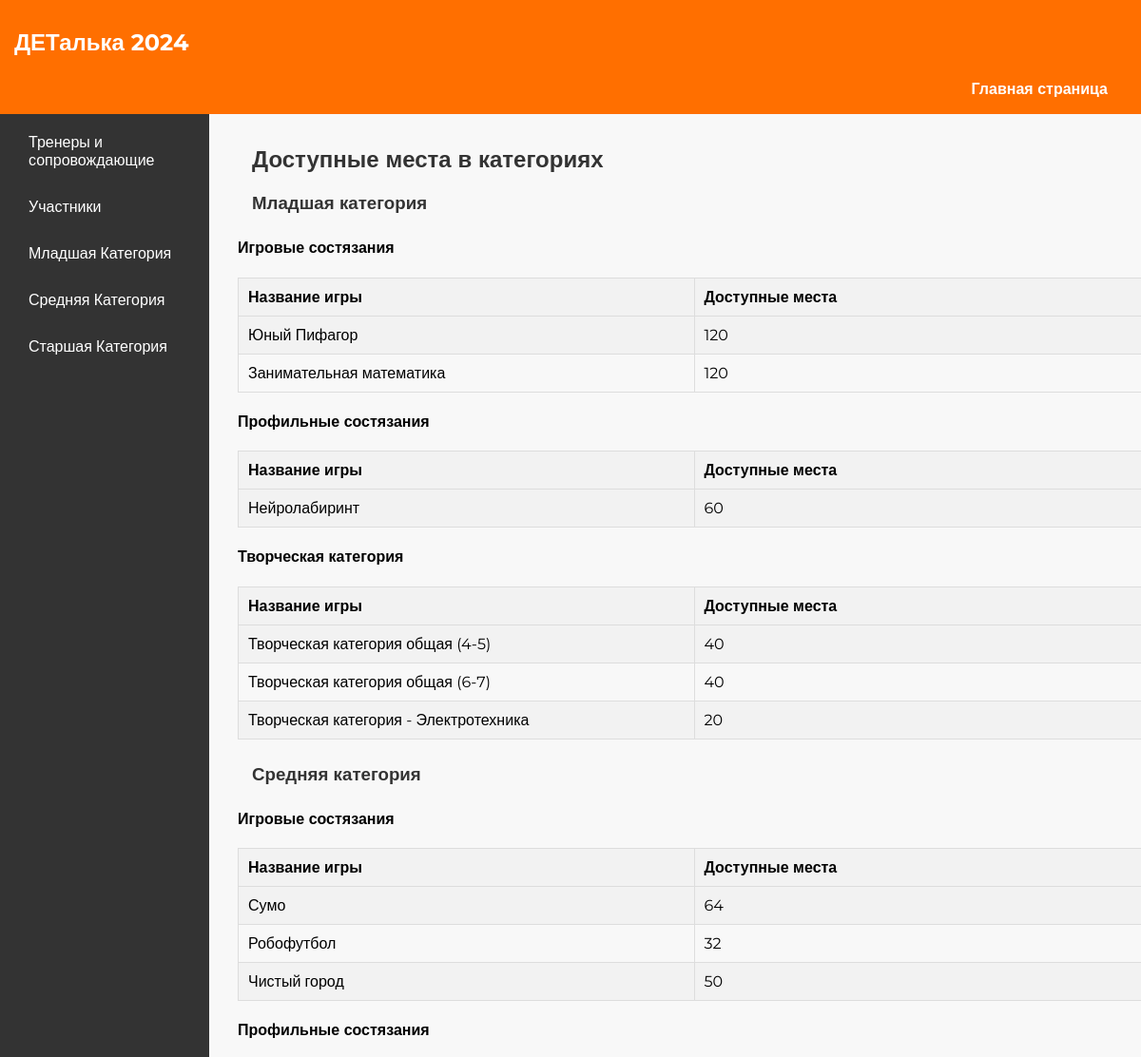
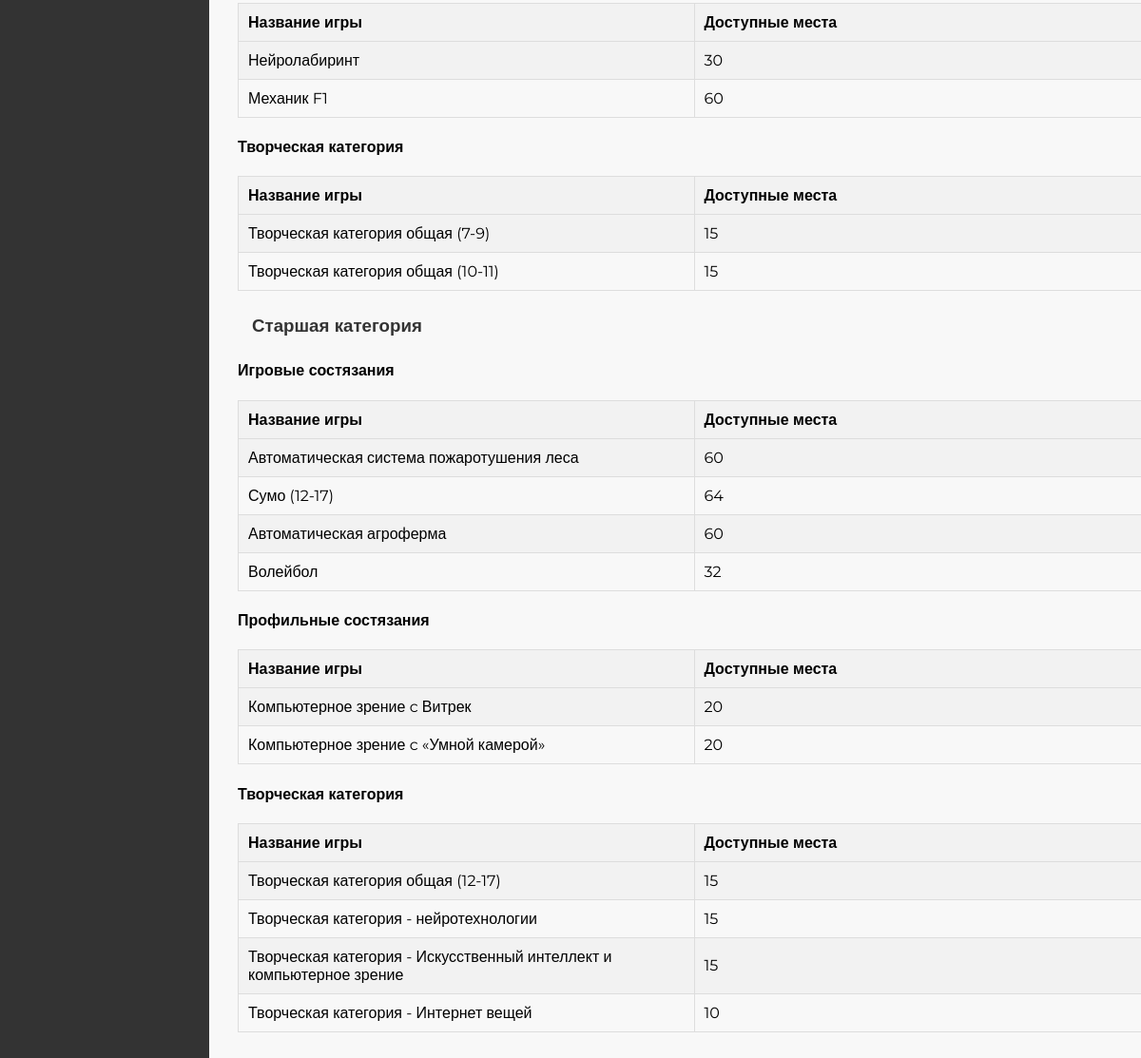
/dashboard/, run on the app's committed database (2 pictures, top to bottom).
### accounts/models.py (models this page shows, shortened)
class AgeCategory(models.Model):
    name = models.CharField(max_length=50)
    min_age = models.IntegerField()
    max_age = models.IntegerField()

class GameCategory(models.Model):
    name = models.CharField(max_length=50)
    age_category = models.ForeignKey(AgeCategory, on_delete=models.CASCADE)

class IndividualGame(models.Model):
    name = models.CharField(max_length=100)
    category = models.ForeignKey(GameCategory, on_delete=models.CASCADE)
    min_age = models.IntegerField(default=0)
    max_age = models.IntegerField(default=0)
    max_participants = models.PositiveIntegerField()
    current = models.PositiveIntegerField(default=0)
    available = models.PositiveIntegerField(default=0)

class TeamGame(models.Model):
    name = models.CharField(max_length=100)
    category = models.ForeignKey(GameCategory, on_delete=models.CASCADE)
    min_age = models.IntegerField(default=0)
    max_age = models.IntegerField(default=0)
    min_t_participants = models.PositiveIntegerField()
    max_t_participants = models.PositiveIntegerField()
    max_teams = models.PositiveIntegerField()
    current = models.PositiveIntegerField(default=0)
    available = models.PositiveIntegerField(default=0)

### accounts/views.py (the view)
# urls.py: path('dashboard/', views.dashboard, name='dashboard'),
def dashboard(request):
    age_categories = AgeCategory.objects.all()
    game_categories = GameCategory.objects.all()
    individual_games = IndividualGame.objects.all()
    team_games = TeamGame.objects.all()
    for game in individual_games:
        game.available = game.max_participants - game.current
        game.save()
    for game in team_games:
        game.available = game.max_teams - game.current
        game.save()
    context = {
        'age_categories': age_categories,
        'game_categories': game_categories,
        'ind_games': individual_games,
        'team_games': team_games,
    }
    return render(request, 'dashboard/dashboard.html', context)

### templates/dashboard/dashboard.html
<head>
    <link rel="stylesheet" type="text/css" href="/static/styles.css"/>
</head>
{% extends 'base.html' %}
{% block content %}
    <div class="dashboard-container">
        <div class="sidebar">
            <ul>
                <li><a href="{% url 'teachers' %}">Тренеры и сопровождающие</a></li>
                <li><a href="{% url 'students' %}">Участники</a></li>
                <li><a href="{% url 'categories' age_category_id=1 %}">Младшая Категория</a></li>
                <li><a href="{% url 'categories' age_category_id=1 %}">Средняя Категория</a></li>
                <li><a href="{% url 'categories' age_category_id=3 %}">Старшая Категория</a></li>
            </ul>
        </div>
        <div class="content" style="width: 80%">
            {% block embedded_page_content %}
                <h2>Доступные места в категориях</h2>
                {% for age_category in age_categories %}
                    <h3>{{ age_category.name }}</h3>
                    {% for game_category in age_category.gamecategory_set.all %}
                        <h4>{{ game_category.name }}</h4>
                        <table class="game-table">
                            <colgroup>
                                <col style="width: 50%;">
                                <col style="width: 50%;">
                            </colgroup>
                            <tr>
                                <th>Название игры</th>
                                <th>Доступные места</th>
                            </tr>
                            {% for game in game_category.individualgame_set.all %}
                                <tr>
                                    <td>{{ game.name }}</td>
                                    <td>{{ game.available|default:"Недоступно" }}</td>
                                </tr>
                            {% endfor %}
                            {% for game in game_category.teamgame_set.all %}
                                <tr>
                                    <td>{{ game.name }}</td>
                                    <td>{{ game.available|default:"Недоступно" }}</td>
                                </tr>
                            {% endfor %}
                        </table>
                    {% endfor %}
                {% endfor %}
                </div>
            {% endblock %}
    </div>
{% endblock %}

### static/styles.css (style rules this page uses)
body, h1, h2, h3, p, ul, li { font-family: 'Montserrat', sans-serif; }
h1, h2, h3, p, ul, li { margin: 10px; padding: 5px; }
h2, h3 { color: #333; }
body { font-family: 'Montserrat', sans-serif; background-color: #f8f8f8; }
.content { left: 250px; background-color: #f8f8f8; position: fixed; margin-top: 130px; max-height: calc(100vh - 150px); overflow-y: auto; width: 85%; }
.dashboard-container { display: flex; }
.sidebar { position: fixed; left: 0; top: 120px; height: 100vh; width: 220px; background-color: #333; color: white; }
.sidebar ul { list-style: none; padding: 0; }
.sidebar li { padding: 10px; }
.sidebar a { text-decoration: none; color: #fff; }
.game-table { width: 100%; border-collapse: collapse; margin-bottom: 20px; }
.game-table th, .game-table td { border: 1px solid #ddd; padding: 10px; text-align: left; }
.game-table th { background-color: #f2f2f2; }
.game-table tr:nth-child(even) { background-color: #f2f2f2; }

### data on the page
AgeCategory: name "Младшая категория"
GameCategory: name "Игровые состязания"
IndividualGame: name "Юный Пифагор", available "120"
IndividualGame: name "Занимательная математика", available "120"
GameCategory: name "Профильные состязания"
IndividualGame: name "Нейролабиринт", available "60"
GameCategory: name "Творческая категория"
TeamGame: name "Творческая категория общая (4-5)", available "40"
TeamGame: name "Творческая категория общая (6-7)", available "40"
TeamGame: name "Творческая категория - Электротехника", available "20"
AgeCategory: name "Средняя категория"
GameCategory: name "Игровые состязания"
IndividualGame: name "Сумо", available "64"
TeamGame: name "Робофутбол", available "32"
TeamGame: name "Чистый город", available "50"
GameCategory: name "Профильные состязания"
IndividualGame: name "Нейролабиринт", available "30"
IndividualGame: name "Механик F1", available "60"
GameCategory: name "Творческая категория"
TeamGame: name "Творческая категория общая (7-9)", available "15"
TeamGame: name "Творческая категория общая (10-11)", available "15"
AgeCategory: name "Старшая категория"
GameCategory: name "Игровые состязания"
IndividualGame: name "Автоматическая система пожаротушения леса", available "60"
IndividualGame: name "Сумо (12-17)", available "64"
IndividualGame: name "Автоматическая агроферма", available "60"
TeamGame: name "Волейбол", available "32"
GameCategory: name "Профильные состязания"
IndividualGame: name "Компьютерное зрение c Витрек", available "20"
IndividualGame: name "Компьютерное зрение c «Умной камерой»", available "20"
GameCategory: name "Творческая категория"
TeamGame: name "Творческая категория общая (12-17)", available "15"
TeamGame: name "Творческая категория - нейротехнологии", available "15"
TeamGame: name "Творческая категория - Искусственный интеллект и компьютерное зрение", available "15"
TeamGame: name "Творческая категория - Интернет вещей", available "10"
